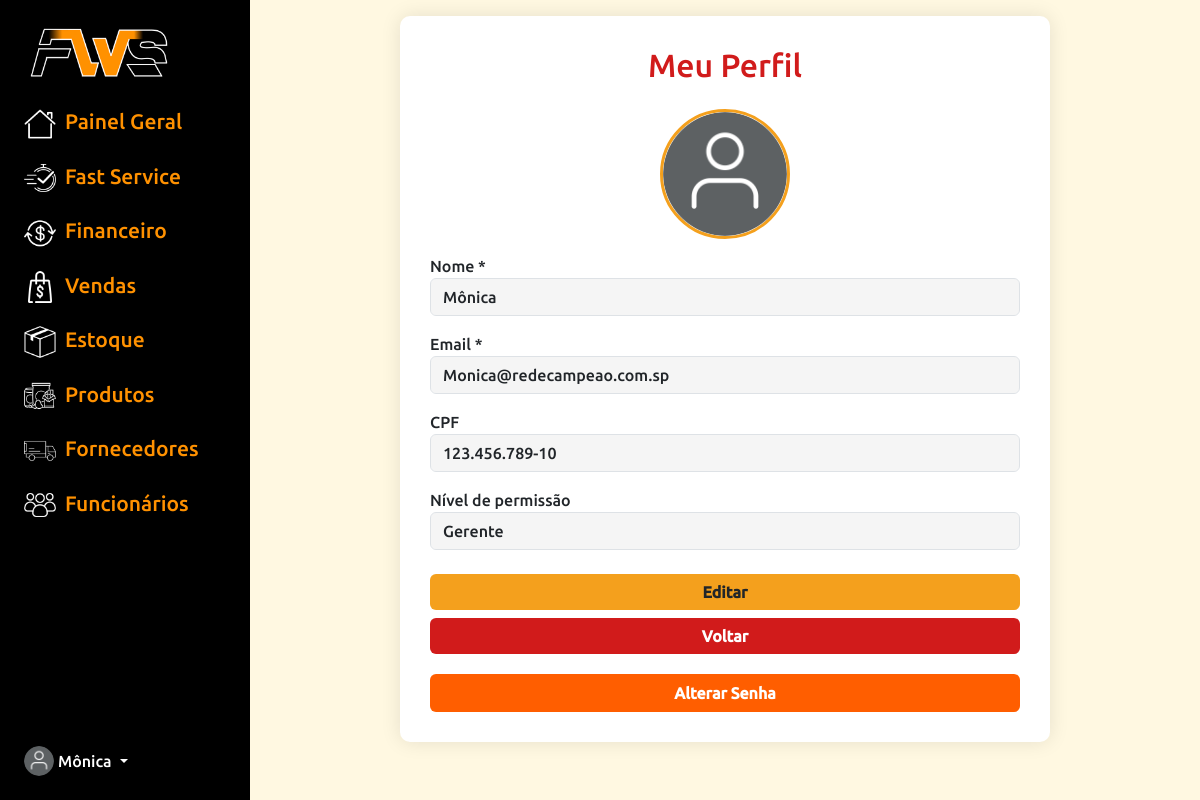
The app's page /FWS_ADM/perfil/HTML/perfil.php (signed in) with its own data.
### tables this page shows
CREATE TABLE IF NOT EXISTS `funcionarios` (
  `id` int(11) NOT NULL AUTO_INCREMENT,
  `nome` varchar(100) NOT NULL,
  `cpf` varchar(14) NOT NULL,
  `email` varchar(100) NOT NULL,
  `senha` varchar(255) NOT NULL,
  `nivel_permissao` tinyint(4) NOT NULL,
  `criado_em` timestamp NULL DEFAULT CURRENT_TIMESTAMP,
  `ultimo_login` datetime DEFAULT NULL,
  `ativo` tinyint(1) DEFAULT '1',
  PRIMARY KEY (`id`),
  UNIQUE KEY `cpf` (`cpf`),
  UNIQUE KEY `email` (`email`)
);

### FWS_ADM/perfil/HTML/perfil.php (the view, shortened to what this page needs)
<?php
include "../../conn.php";
$id = $_SESSION['usuario_id_ADM'];
$stmt = $sql->prepare("SELECT nome, cpf, email, nivel_permissao FROM funcionarios WHERE id = ?");
$stmt->bind_param("i", $id);
$stmt->execute();
$stmt->bind_result($nome, $cpf, $email, $nivel);
$nome_completo = $nome;
$primeiro_nome = explode(" ", trim($nome))[0];
function nivel($n) {
    return $n == 1 ? "Atendente" : "Gerente";
}
$foto = "../../fotodeperfiladm.png";
?>
<!DOCTYPE html>
<html lang="pt-br">
<head>
    <link href="https://cdn.jsdelivr.net/npm/bootstrap@5.3.3/dist/css/bootstrap.min.css" rel="stylesheet">
  <link rel="stylesheet" href="../../menu_principal/CSS/menu_principal.css">
</head>
<body>
    <div class="container-fluid">
        <div class="row flex-nowrap">
            <div class="col-auto px-sm-2 px-0 bg-dark" id="fund">
                <div class="d-flex flex-column align-items-center align-items-sm-start px-3 pt-2 text-white min-vh-100"
                    id="menu">
                    <ul class="nav nav-pills flex-column mb-sm-auto mb-0 align-items-center align-items-sm-start">
                        <li id="logo-linha"><img src="../../menu_principal/IMG/logo_linhas.png"></li>
                        <li class="nav-item">
                            <a href="/fws/FWS_ADM/menu_principal/HTML/menu_principal1.php"
                                class="nav-link align-middle px-0" id="cor-fonte">
                                <img src="../../menu_principal/IMG/painelgeral.png">
                                <span class="ms-1 d-none d-sm-inline">Painel Geral</span>
                            </a>
                        </li>
                        <li><a href="/fws/FWS_ADM/fast_service/HTML/fast_service.php" class="nav-link align-middle px-0" id="cor-fonte">
                                <img src="../../menu_principal/IMG/fastservice.png">
                                <span class="ms-1 d-none d-sm-inline">Fast Service</span>
                            </a></li>
                        <li><a href="/fws/FWS_ADM/menu_financeiro/HTML/menu_financeiro.php" class="nav-link align-middle px-0" id="cor-fonte">
                                <img src="../../menu_principal/IMG/financeiro.png">
                                <span class="ms-1 d-none d-sm-inline">Financeiro</span>
                            </a></li>
                        <li><a href="/fws/FWS_ADM/menu_vendas/HTML/menu_venda.php" class="nav-link align-middle px-0" id="cor-fonte">
                                <img src="../../menu_principal/IMG/vendaspai.png">
                                <span class="ms-1 d-none d-sm-inline">Vendas</span>
                            </a></li>
                        <li><a href="/fws/FWS_ADM/estoque/HTML/estoque.php" class="nav-link align-middle px-0"
                                id="cor-fonte">
                                <img src="../../menu_principal/IMG/estoque.png">
                                <span class="ms-1 d-none d-sm-inline">Estoque</span>
                            </a></li>
                        <li><a href="/fws/FWS_ADM/produtos/HTML/lista_produtos.php"
                                class="nav-link align-middle px-0" id="cor-fonte">
                                <img src="../../menu_principal/IMG/produtos.png">
                                <span class="ms-1 d-none d-sm-inline">Produtos</span>
                            </a></li>
                        <li><a href="/fws/FWS_ADM/fornecedores/HTML/lista_fornecedores.php"
                                class="nav-link align-middle px-0" id="cor-fonte">
                                <img src="../../menu_principal/IMG/fornecedor.png">
                                <span class="ms-1 d-none d-sm-inline">Fornecedores</span>
                            </a></li>
                        <li><a href="/fws/FWS_ADM/funcionarios/HTML/menu_funcionarios.php" class="nav-link align-middle px-0" id="cor-fonte">
                                <img src="../../menu_principal/IMG/funcionarios.png">
                                <span class="ms-1 d-none d-sm-inline">Funcionários</span>
                            </a></li>
                    </ul>
                    <div class="dropdown pb-4">
                        <a href="#" class="d-flex align-items-center text-white text-decoration-none dropdown-toggle"
                            data-bs-toggle="dropdown">
                            <img src="<?= $foto ?>" width="30" height="30" class="rounded-circle">
                            <span class="d-none d-sm-inline mx-1"><?= htmlspecialchars($primeiro_nome) ?></span>
                        </a>
                    </div>
                </div>
            </div>
            <div class="col py-3" id="conteudo-principal">
                <div class="container" id="perfilBox">
                    <h2>Meu Perfil</h2>
                    <img src="<?= $foto ?>" class="foto-perfil" alt="Foto do Funcionário">
                    <form action="perfil_update.php" method="POST" id="formPerfil">
                        <label>Nome *</label>
                        <input type="text" class="form-control campo" name="nome" value="<?= htmlspecialchars($nome_completo) ?>" readonly>
                        <label class="mt-3">Email *</label>
                        <input type="email" class="form-control campo" name="email" value="<?= $email ?>" readonly>
                        <label class="mt-3">CPF</label>
                        <input type="text" id="cpf" class="form-control" value="<?= $cpf ?>" readonly>
                        <label class="mt-3">Nível de permissão</label>
                        <input type="text" class="form-control" value="<?= nivel($nivel) ?>" readonly>
                        <button type="button" id="btnEditar" class="btn btn-edit mt-4">Editar</button>
                        <button type="button" onclick="history.back()" class="btn btn-secondary mt-2" id="btnVoltar"> Voltar </button>
                    </form>
                    <button class="btn btn-senha" id="btnSenha">Alterar Senha</button>
                </div>
            </div>
        </div>
    </div>
</body>
</html>

### FWS_ADM/menu_principal/CSS/menu_principal.css (style rules this page uses)
.col { margin-left: 250px; }
#menu { background-color: black; }
#fund { background-color: black !important; position: fixed; left: 0; top: 0; height: 100vh; overflow-y: auto; z-index: 1000; }
#cor-fonte { color: #ff9100; font-size: 21px; padding-bottom: 13px; }
#cor-fonte img { width: 32px; }
#logo-linha img { width: 150px; }
.nav-link { width: 100%; display: block; border-radius: 10px; }

### FWS_ADM/perfil/HTML/perfil.php (style rules this page uses)
body { background-color: #fff8e1; }
#fund { position: fixed; top: 0; left: 0; height: 100vh; width: 250px; background-color: black !important; overflow-y: auto; z-index: 1000; }
#menu { background-color: black; }
#fund { background-color: black !important; }
#cor-fonte { color: #ff9100; font-size: 21px; padding-bottom: 13px; }
#cor-fonte img { width: 32px; }
#logo-linha img { width: 150px; }
.nav-link { width: 100%; display: block; border-radius: 10px; }
#conteudo-principal { margin-left: 250px; padding: 40px; }
.container { max-width: 650px; background: white; padding: 30px; border-radius: 10px; box-shadow: 0 0 20px rgba(0, 0, 0, 0.1); }
h2 { text-align: center; color: #d11b1b; margin-bottom: 25px; }
input[readonly] { background-color: #f5f5f5 !important; cursor: not-allowed; }
.btn-edit { background-color: #f4a01d; font-weight: bold; border: none; width: 100%; }
.btn-secondary { background-color: #d11b1b; border: none; color: white; font-weight: bold; width: 100%; margin-top: 10px; }
#perfilBox { animation: fadeIn 0.45s ease; }
.foto-perfil { width: 130px; height: 130px; border-radius: 100%; border: 3px solid #f4a01d; object-fit: cover; display: block; margin: 0 auto 15px auto; transition: 0.25s ease; }
.btn-senha { background-color: #ff5e00ff; color: white; font-weight: bold; width: 100%; margin-top: 20px; }

### records on screen
funcionarios: nome "Mônica", email "Monica@redecampeao.com.sp", cpf "123.456.789-10", nivel_permissao "Gerente"
